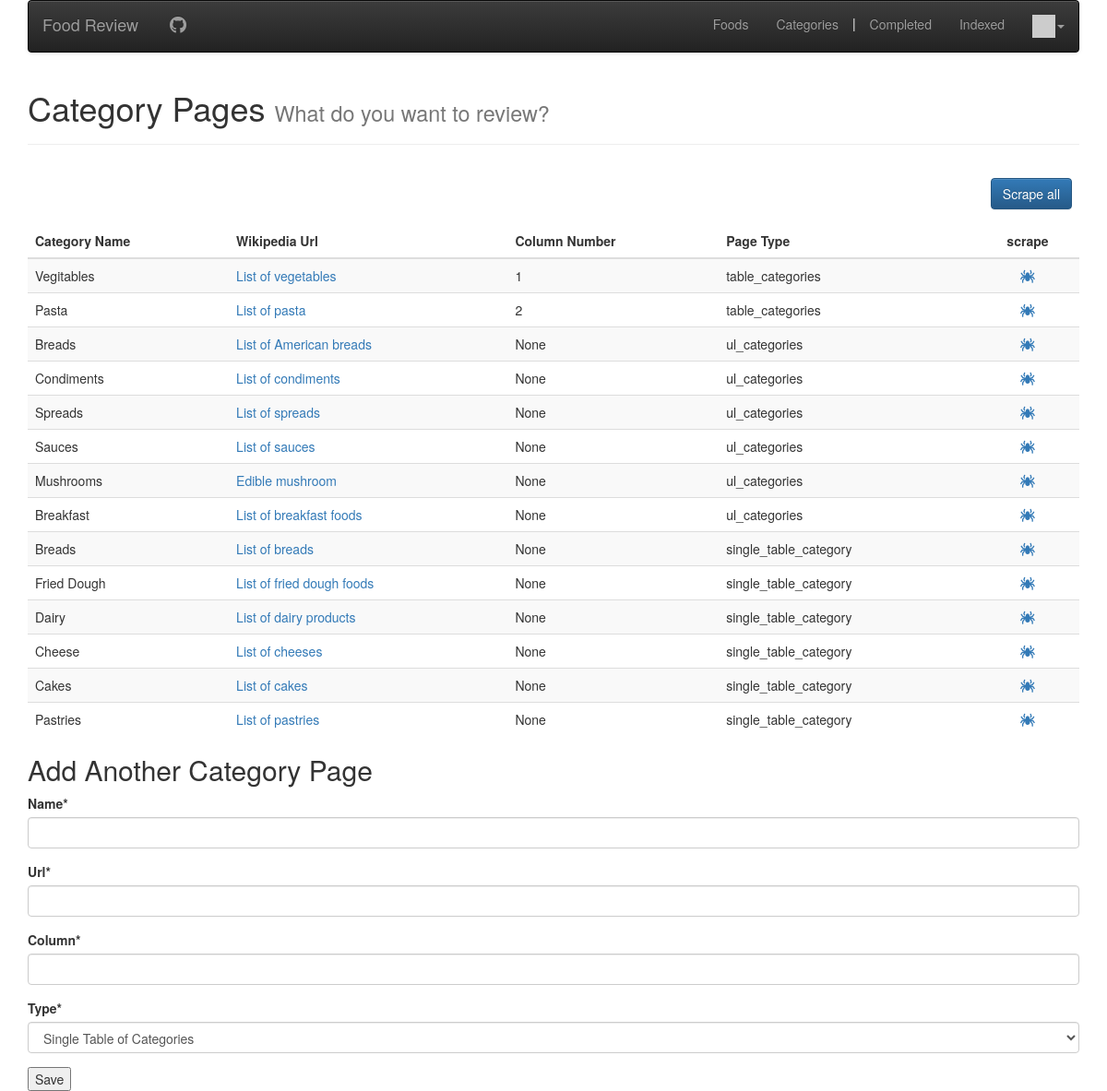
/batch (signed in), run on an earlier commit of the app's database.
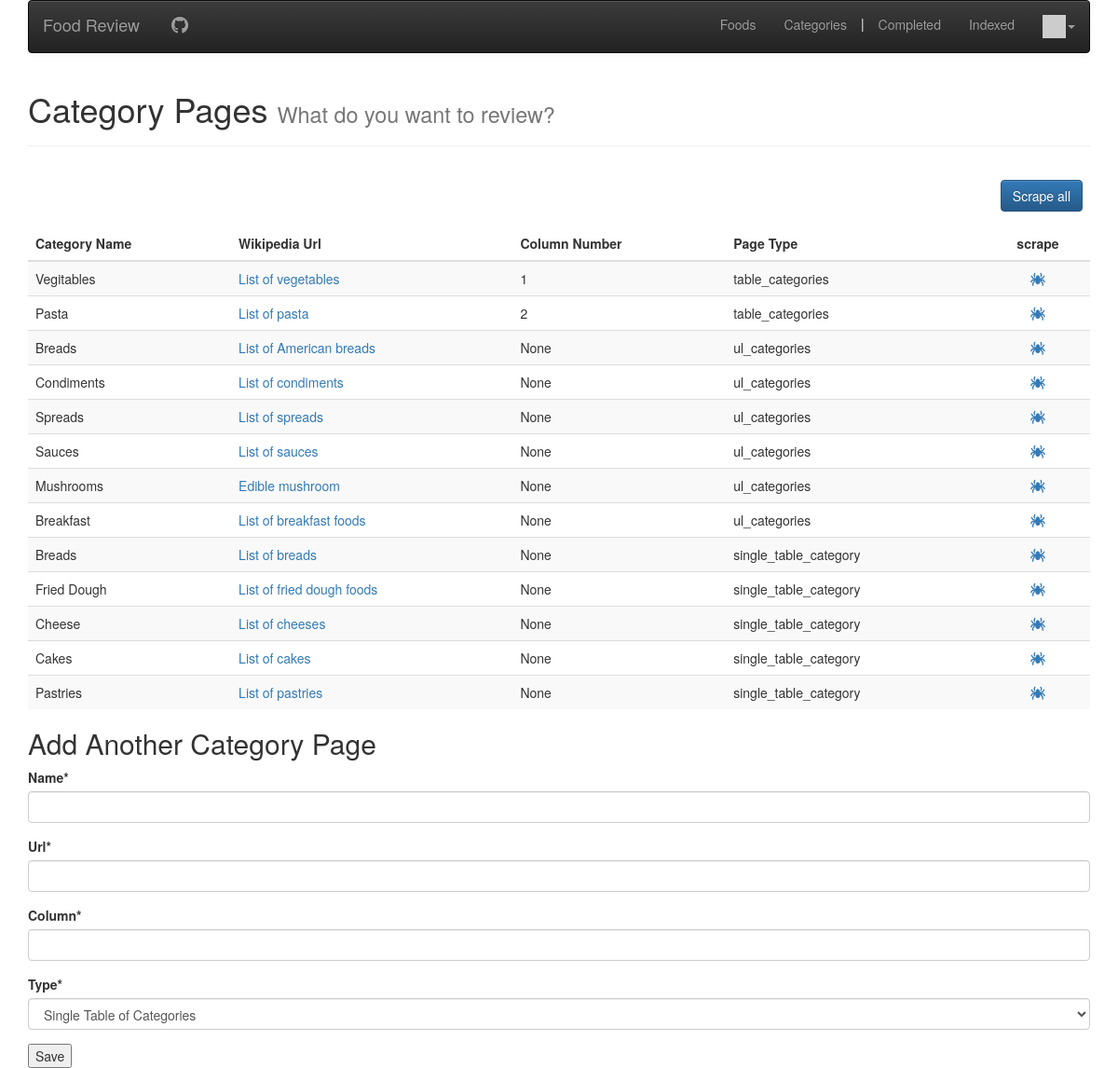
And on a later commit of the database.
### review/models.py (models this page shows)
class Scrapable(models.Model):
    name = models.CharField(max_length=50)
    url = models.CharField(max_length=1000, unique=True)
    column = models.PositiveSmallIntegerField(null=True)
    isCategory = models.BooleanField(default=True)
    type = models.CharField(max_length=20)
    scraped = models.BooleanField(default=False)
    food_count = models.PositiveIntegerField(null=True)
    @property
    def uri(self):
        return self.url.split('/')[-1].replace('_', ' ')

### review/views/scrape_views.py (the view, shortened to what this page needs)
# urls.py: path('batch', views.Batch.as_view(), name='batch'),
class Batch(View):
    def get(self, request):
        return render(request, 'review/batch.html', {
            'pages': Scrapable.objects.filter(isCategory=True, scraped=False),
            'form': CatScrapableForm(),
        })

### review/forms.py
class CatScrapableForm(forms.ModelForm):
    class Meta:
        model = Scrapable
        fields = ['name', 'url', 'column', 'type']
        widgets = {
            'type': forms.Select(choices=PAGE_TYPE_CHOICES)
        }

### review/context_processors.py (called while the page is built)
def settings(request):
    return {
        'settings': django_settings,
    }

### review/templatetags/app_tags.py (called while the page is built)
@register.filter(name='gravatar')
def gravatar(user, size=35):
    email = str(user.email.strip().lower()).encode('utf-8')
    email_hash = md5(email).hexdigest()
    url = "//www.gravatar.com/avatar/{0}?s={1}&d=identicon&r=PG"
    return url.format(email_hash, size)

### review/templates/review/batch.html (shortened to what this page needs)
{% extends "base_menu.html" %}
{% load static %}
{% block content %}
<div class="page-header">
  <h1>Category Pages <small>What do you want to review?</small></h1>
</div>
<button class="btn btn-primary pull-right">Scrape all</button>
<table class="table table-striped">
  <thead>
    <tr>
      <th>Category Name</th>
      <th>Wikipedia Url</th>
      <th>Column Number</th>
      <th>Page Type</th>
      <th style="text-align: center;">scrape</th>
    </tr>
  </thead>
  <tbody>
  {% for page in pages %}
    <tr>
      <td>{{page.name}}</td>
      <td><a href="{{page.url}}" target="_blank">{{page.uri}}</a></td>
      <td>{{page.column}}</td>
      <td>{{page.type}}</td>
      <td style="text-align: center;">
        <form action="" method="POST">
          <a class="scrape-one" href="{% url 'review:test' page.id %}">
            <i class="fa fa-spider" aria-hidden="true"></i>
          </a>
        </form>
      </td>
    </tr>
  {% endfor %}
  </tbody>
</table>
<h2>Add Another Category Page</h2>
{% load crispy_forms_tags %}
<form method="POST" action="">
  {{ form|crispy }}
  <input type="submit" value="Save">
</form>
{% endblock %}

### review/templates/base_menu.html (shortened to what this page needs)
{% extends "base_bootstrap.html" %}
{% block navbar %}
{% load app_tags %}
<nav class="navbar navbar-default navbar-inverse">
    <div class="container-fluid">
        <div class="navbar-header">
            <a class="navbar-brand" href="/">{{ settings.APP_NAME }}</a>
        </div>
        <ul class="nav navbar-nav">
            <li {% if request.get_full_path == review %}class="active"{% endif %}>
                <a href="https://github.com/NateMay/review" target="_blank"><i class="fa fa-github fa-lg" style="margin: 4px;"></i></a>
            </li>
        </ul>
        <ul class="nav navbar-nav navbar-right">
            {% if user.is_authenticated %}
            <li><a href="/foods">Foods</a></li>
            <li><a href="/categories">Categories</a></li>
            <li style="color:#fff; margin-top: 14px;">|</li>
            <li><a href="/completed">Completed</a></li>
            <li><a href="/indexed">Indexed</a></li>
            <li class="dropdown">
                <a href="#" data-toggle="dropdown" class="dropdown-toggle">
                    <img style="width: 25px;" src="{{ user|gravatar:60 }}"/><b class="caret"></b>
                </a>
            </li>
            {% else %}
            <li><a href="{% url 'login' %}?next={% url 'review:review_landing' %}">Login</a></li>
            {% endif %}
        </ul>
    </div>
</nav>
{% endblock %}

### review/templates/base_bootstrap.html (shortened to what this page needs)
<!DOCTYPE html>
<html>
<head>
<link rel="stylesheet"
    href="https://maxcdn.bootstrapcdn.com/bootstrap/3.4.0/css/bootstrap.min.css"
>
<link rel="stylesheet"
    href="https://maxcdn.bootstrapcdn.com/bootstrap/3.4.0/css/bootstrap-theme.min.css"
>
<link rel="stylesheet"
    href="https://code.jquery.com/ui/1.12.1/themes/ui-lightness/jquery-ui.css"
>
<link rel="stylesheet" href="https://use.fontawesome.com/releases/v5.8.1/css/all.css">
<link rel="stylesheet" href="https://use.fontawesome.com/releases/v5.8.1/css/v4-shims.css">
</head>
<body>
    <div class="container">
    {% block navbar %} {% endblock %}
    {% block content %}{% endblock %}
    </div>
</body>
</html>

### review/templates/review/batch.html (style rules this page uses)
.btn-primary.pull-right { margin: 16px 8px; }

What changed in the data, as far as the page shows it:
no longer on this page (row edited): Scrapable: name "Dairy", uri "List of dairy products", column "None", type "single_table_category"
